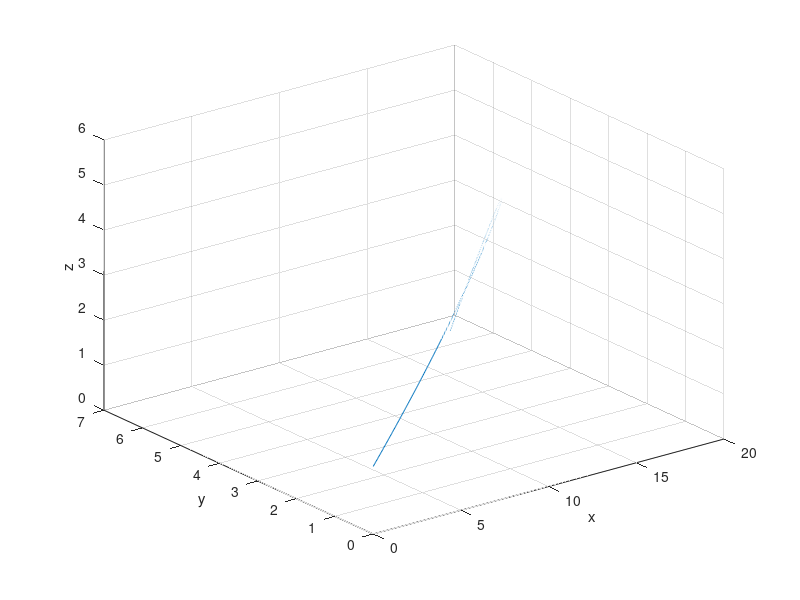

MATLAB code for this plot:
c = 0.069;
v_vind = 5;
a = @(u) v_vind + 0.25*(u(5));
q = @(u) c*sqrt(u(2).^2 + (u(4) - a(u)).^2 + u(6).^2);

ff = @(u) [
    u(2);
    -q(u)*u(2);
    u(4);
    -q(u)*(u(4) - a(u));
    u(6);
    -9.81 - q(u)*u(6);
];

uStart = [0, 25*cos(pi/6), 0, 0, 1.5, 25*sin(pi/6)]';


t0 = 0;
h = 0.002;
t = 4;

N = (t - t0)/h;

u_vek = zeros(N+1, 6); % spara resultat för alla tidssteg för att plotta
u_vek(1, :) = uStart; 

u = uStart;
stop = 0;

for i = 1:N
    k1 = ff(u);
    k2 = ff(u + h/2*k1);
    k3 = ff(u + h/2*k2);
    k4 = ff(u + h*k3);
    
    u = u + h*(k1 + 2*k2 + 2*k3 + k4)/6;
    u_vek(i+1, :) = u;

    disp([u(1), u(3), u(5)]);

    if u(5) < 0
        stop = i;
        break;
    end
end

plot_vek = u_vek(1:stop, :);

plot3(plot_vek(:, 1), plot_vek(:, 3), plot_vek(:, 5), '-');
xlabel('x');
ylabel('y');
zlabel('z');
grid on;
